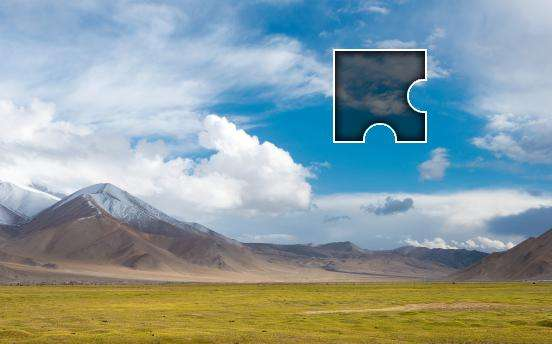
#> input picture python/滑动验证码距离/2.jpeg, 552 x 344 px
$ python captcha2.py
#> lines starting #> are read from the running program, lines starting #| are printed output that depends on the picture; after the words box and inside, x2 and y2 are one past the last pixel; in counts of white or black regions, pixels touching at a corner belong together; long printed decimals are rounded
# coding=UTF-8

import cv2
import sys
import base64
import numpy as np
def show(name):
    # 展示圈出来的位置
    cv2.imshow('Show', name)
    cv2.waitKey(0)
    cv2.destroyAllWindows()

def _tran_canny(image):
    # 消除噪声
    image = cv2.GaussianBlur(image, (3, 3), 0)
    return cv2.Canny(image, 50, 150)

def base64_to_cv2(base64_code):
    img_data = base64.b64decode(base64_code)
    img_array = np.fromstring(img_data, np.uint8)
    img = cv2.imdecode(img_array, cv2.COLOR_RGB2BGR)
    return img

def detect_displacement(bgUrl,img):
    # detect displacement
    # # 参数0是灰度模式

#> called with bgUrl = '2.jpeg', img = '1.png'
    image = cv2.imread(bgUrl, 0)
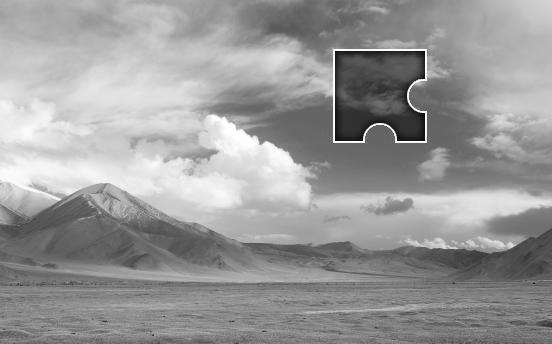
#> image: shape (344, 552); min 0, max 255, mean 153.1
    template = cv2.imread(img, 0)
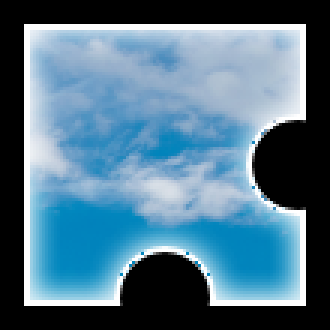
#> input picture python/滑动验证码距离/1.png, 110 x 110 px (shown 3 times larger)
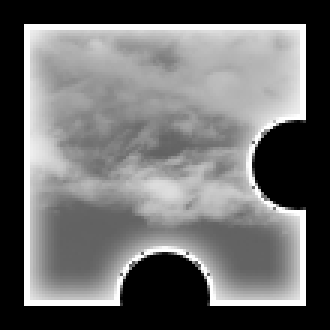
#> template: shape (110, 110) (shown 3 times larger); min 0, max 255, mean 109.5

    # 寻找最佳匹配
    res = cv2.matchTemplate(_tran_canny(image), _tran_canny(template), cv2.TM_CCOEFF_NORMED)
#> in _tran_canny, `return cv2.Canny(image, 50, 150)`:
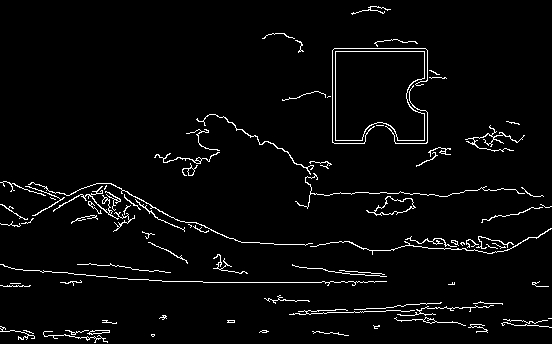
#> returned value: shape (344, 552); 3.3% white in thin lines or dots
#> in _tran_canny (call 2), `image = cv2.GaussianBlur(image, (3, 3), 0)`:
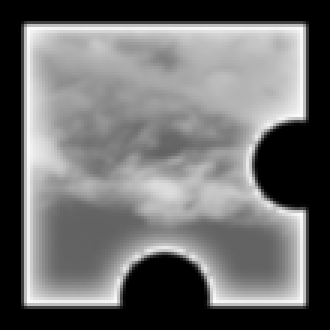
#> image: shape (110, 110) (shown 3 times larger); min 0, max 254, mean 109.5
#> in _tran_canny (call 2), `return cv2.Canny(image, 50, 150)`:
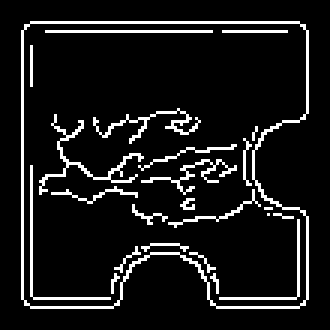
#> returned value: shape (110, 110) (shown 3 times larger); 9.4% white in thin lines or dots, all inside (x1, y1, x2, y2) = (7, 7, 103, 103)
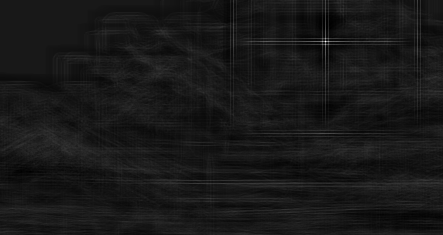
#> res: shape (235, 443) float32; min -0.0648, max 0.618, mean 0.00039; drawn with min black and max white
    # 最小值，最大值，并得到最小值, 最大值的索引
    min_val, max_val, min_loc, max_loc = cv2.minMaxLoc(res)
#> min_val = -0.0648; max_val = 0.618; min_loc = (324, 27); max_loc = (325, 41)
    print(min_val, max_val, min_loc, max_loc)
#| -0.06477 0.6183 (324, 27) (325, 41)
    top_left = max_loc[0]  # 横坐标
#> top_left = 325
    # 展示圈出来的区域
    x, y = max_loc  # 获取x,y位置坐标
#> x = 325; y = 41

    w, h = image.shape[::-1]  # 宽高
#> w = 552; h = 344
    cv2.rectangle(template, (x, y), (x + w, y + h), (7, 249, 151), 2)
    # show(template)
    return top_left

if __name__ == '__main__':

    print(detect_displacement("2.jpeg","1.png"))
